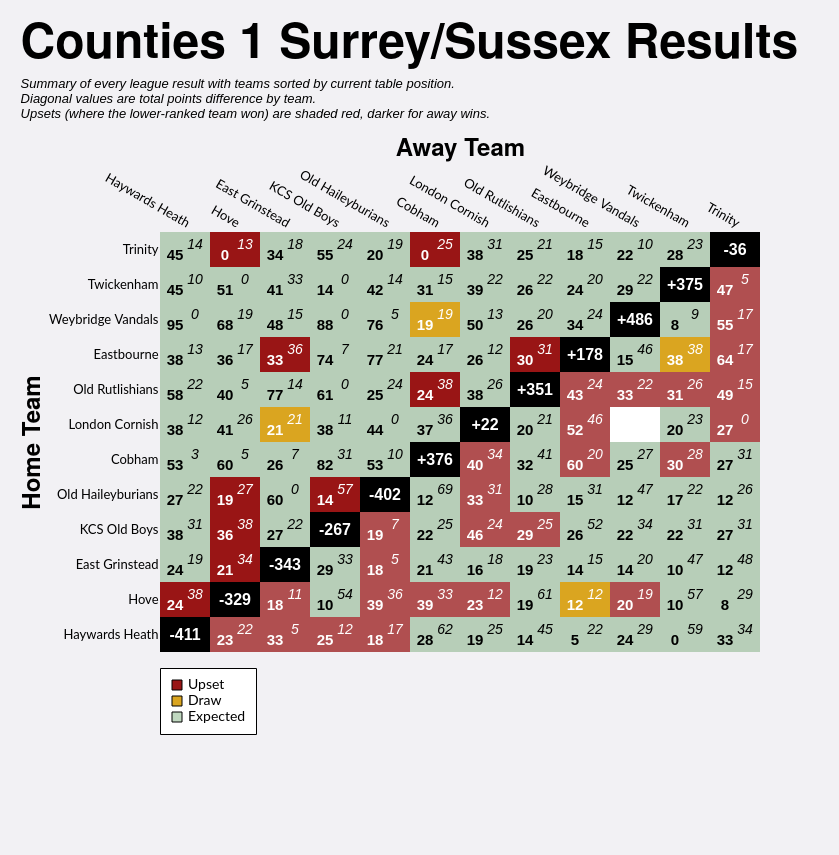

Vega-Lite specification stored for this chart:
### Vega-Lite specification from a JSON file in a GitHub repository (floating-point values rounded to 4 significant figures; data arrays with more than 128 entries replaced by an {"elided": "..."} marker saying what was removed)
{"config": {"axis": {"labelFont": "Lato, sans-serif", "titleFont": "PT Sans Narrow, Helvetica Neue, Helvetica, Arial, sans-serif", "labelFontSize": 13, "titleFontSize": 24, "gridColor": "#202947", "gridOpacity": 0.2}, "header": {"labelFont": "PT Sans Narrow, Helvetica Neue, Helvetica, Arial, sans-serif", "titleFont": "PT Sans Narrow, Helvetica Neue, Helvetica, Arial, sans-serif", "labelFontSize": 24, "titleFontSize": 28, "labelFontWeight": "bold", "orient": "left"}, "legend": {"labelFont": "Lato, sans-serif", "titleFont": "PT Sans Narrow, Helvetica Neue, Helvetica, Arial, sans-serif", "labelFontSize": 14, "titleFontSize": 16, "titlePadding": 5, "fillColor": "white", "strokeColor": "black", "padding": 10, "titleFontWeight": "lighter", "titleFontStyle": "italic", "titleColor": "gray", "offset": 10}, "title": {"font": "PT Sans Narrow, Helvetica Neue, Helvetica, Arial, sans-serif", "fontSize": 48, "fontWeight": "bold", "anchor": "start", "align": "center", "titlePadding": 20, "subtitlePadding": 10, "subtitleFontSize": 13, "subtitleColor": "", "subtitleFontStyle": "italic", "offset": 15, "color": "black"}, "axisX": {"labelAngle": 0}, "facet": {"title": null, "header": null, "align": {"row": "each", "column": "each"}}, "resolve": {"scale": {"y": "independent", "facet": "independent"}}, "background": "#f2f1f4", "view": {"stroke": null}}, "layer": [{"data": {"name": "data-6e97d757c83c8ef4e184aba4faeab8c2"}, "mark": {"type": "rect"}, "encoding": {"color": {"field": "unexpected_result", "legend": {"columns": 1, "direction": "horizontal", "labelExpr": "datum.value === 'Upset (Away Win)' ? 'Upset' : datum.value", "labelLimit": 220, "offset": 16, "orient": "bottom", "symbolStrokeColor": "black", "symbolStrokeWidth": 1, "values": ["Upset (Away Win)", "Draw", "Expected"]}, "scale": {"domain": ["Expected", "Upset (Home Win)", "Upset (Away Win)", "Draw", "To be played", "N/A"], "range": ["#146f1444", "#991515bb", "#991515", "goldenrod", "white", "black"]}, "title": null, "type": "nominal"}, "opacity": {"condition": {"test": "datum.home_team == param_17['home_team'] || datum.away_team == param_17['home_team'] || !isValid(param_17['home_team'])", "value": 1.0}, "value": 0.1}, "tooltip": [{"field": "home_team", "title": "Home", "type": "nominal"}, {"field": "away_team", "title": "Away", "type": "nominal"}, {"field": "home_score_text", "title": "Home Score", "type": "nominal"}, {"field": "away_score_text", "title": "Away Score", "type": "nominal"}, {"field": "result", "title": "Result", "type": "nominal"}, {"field": "unexpected_result", "title": "Unexpectedness", "type": "nominal"}, {"field": "date", "format": "%d %b %Y", "title": "Date", "type": "temporal"}], "x": {"axis": {"domain": false, "grid": false, "labelAngle": 30, "orient": "top", "ticks": false}, "field": "away_team", "sort": ["Haywards Heath", "Hove", "East Grinstead", "KCS Old Boys", "Old Haileyburians", "Cobham", "London Cornish", "Old Rutlishians", "Eastbourne", "Weybridge Vandals", "Twickenham", "Trinity"], "title": "Away Team", "type": "nominal"}, "y": {"axis": {"domain": false, "grid": false, "ticks": false}, "field": "home_team", "sort": ["Trinity", "Twickenham", "Weybridge Vandals", "Eastbourne", "Old Rutlishians", "London Cornish", "Cobham", "Old Haileyburians", "KCS Old Boys", "East Grinstead", "Hove", "Haywards Heath"], "title": "Home Team", "type": "nominal"}}, "name": "view_12"}, {"data": {"name": "data-6e97d757c83c8ef4e184aba4faeab8c2"}, "mark": {"type": "text", "fontStyle": "italic", "size": 14, "xOffset": 10, "yOffset": -5}, "encoding": {"color": {"condition": {"test": "(datum.home_team == param_17['home_team'] || datum.away_team == param_17['home_team'] || !isValid(param_17['home_team'])) && datum.unexpected_result == 'Expected'", "value": "black"}, "value": "white"}, "text": {"field": "away_score_text", "type": "nominal"}, "x": {"field": "away_team", "sort": ["Haywards Heath", "Hove", "East Grinstead", "KCS Old Boys", "Old Haileyburians", "Cobham", "London Cornish", "Old Rutlishians", "Eastbourne", "Weybridge Vandals", "Twickenham", "Trinity"], "type": "nominal"}, "y": {"field": "home_team", "sort": ["Trinity", "Twickenham", "Weybridge Vandals", "Eastbourne", "Old Rutlishians", "London Cornish", "Cobham", "Old Haileyburians", "KCS Old Boys", "East Grinstead", "Hove", "Haywards Heath"], "type": "nominal"}}, "transform": [{"filter": "datum.away_score_text != '' && datum.away_score_text != 'WO'"}]}, {"data": {"name": "data-6e97d757c83c8ef4e184aba4faeab8c2"}, "mark": {"type": "text", "size": 12, "xOffset": 10, "yOffset": -5}, "encoding": {"color": {"condition": {"test": "(datum.home_team == param_17['home_team'] || datum.away_team == param_17['home_team'] || !isValid(param_17['home_team'])) && datum.unexpected_result == 'Expected'", "value": "black"}, "value": "white"}, "text": {"field": "away_score_text", "type": "nominal"}, "x": {"field": "away_team", "sort": ["Haywards Heath", "Hove", "East Grinstead", "KCS Old Boys", "Old Haileyburians", "Cobham", "London Cornish", "Old Rutlishians", "Eastbourne", "Weybridge Vandals", "Twickenham", "Trinity"], "type": "nominal"}, "y": {"field": "home_team", "sort": ["Trinity", "Twickenham", "Weybridge Vandals", "Eastbourne", "Old Rutlishians", "London Cornish", "Cobham", "Old Haileyburians", "KCS Old Boys", "East Grinstead", "Hove", "Haywards Heath"], "type": "nominal"}}, "transform": [{"filter": "datum.away_score_text == 'WO'"}]}, {"data": {"name": "data-6e97d757c83c8ef4e184aba4faeab8c2"}, "mark": {"type": "text", "fontWeight": "bold", "size": 15, "xOffset": -10, "yOffset": 5}, "encoding": {"color": {"condition": {"test": "(datum.home_team == param_17['home_team'] || datum.away_team == param_17['home_team'] || !isValid(param_17['home_team'])) && datum.unexpected_result == 'Expected'", "value": "black"}, "value": "white"}, "text": {"field": "home_score_text", "type": "nominal"}, "x": {"field": "away_team", "sort": ["Haywards Heath", "Hove", "East Grinstead", "KCS Old Boys", "Old Haileyburians", "Cobham", "London Cornish", "Old Rutlishians", "Eastbourne", "Weybridge Vandals", "Twickenham", "Trinity"], "type": "nominal"}, "y": {"field": "home_team", "sort": ["Trinity", "Twickenham", "Weybridge Vandals", "Eastbourne", "Old Rutlishians", "London Cornish", "Cobham", "Old Haileyburians", "KCS Old Boys", "East Grinstead", "Hove", "Haywards Heath"], "type": "nominal"}}, "transform": [{"filter": "datum.home_score_text != '' && datum.home_score_text != 'WO'"}]}, {"data": {"name": "data-6e97d757c83c8ef4e184aba4faeab8c2"}, "mark": {"type": "text", "size": 12, "xOffset": -10, "yOffset": 5}, "encoding": {"color": {"condition": {"test": "(datum.home_team == param_17['home_team'] || datum.away_team == param_17['home_team'] || !isValid(param_17['home_team'])) && datum.unexpected_result == 'Expected'", "value": "black"}, "value": "white"}, "text": {"field": "home_score_text", "type": "nominal"}, "x": {"field": "away_team", "sort": ["Haywards Heath", "Hove", "East Grinstead", "KCS Old Boys", "Old Haileyburians", "Cobham", "London Cornish", "Old Rutlishians", "Eastbourne", "Weybridge Vandals", "Twickenham", "Trinity"], "type": "nominal"}, "y": {"field": "home_team", "sort": ["Trinity", "Twickenham", "Weybridge Vandals", "Eastbourne", "Old Rutlishians", "London Cornish", "Cobham", "Old Haileyburians", "KCS Old Boys", "East Grinstead", "Hove", "Haywards Heath"], "type": "nominal"}}, "transform": [{"filter": "datum.home_score_text == 'WO'"}]}, {"data": {"name": "data-298f032328f06be4a9a118fb6a8ecd0a"}, "mark": {"type": "text", "color": "white", "fontWeight": "bold", "size": 16}, "encoding": {"text": {"field": "display_text", "type": "nominal"}, "tooltip": [{"field": "home_team", "title": "Team", "type": "nominal"}, {"field": "display_text", "title": "Points Difference", "type": "nominal"}], "x": {"field": "away_team", "sort": ["Haywards Heath", "Hove", "East Grinstead", "KCS Old Boys", "Old Haileyburians", "Cobham", "London Cornish", "Old Rutlishians", "Eastbourne", "Weybridge Vandals", "Twickenham", "Trinity"], "type": "nominal"}, "y": {"field": "home_team", "sort": ["Trinity", "Twickenham", "Weybridge Vandals", "Eastbourne", "Old Rutlishians", "London Cornish", "Cobham", "Old Haileyburians", "KCS Old Boys", "East Grinstead", "Hove", "Haywards Heath"], "type": "nominal"}}}], "height": {"step": 35}, "padding": {"left": 20, "top": 20, "right": 40, "bottom": 120}, "params": [{"name": "param_17", "select": {"type": "point", "clear": "dblclick", "fields": ["home_team"], "on": "click"}, "value": null, "views": ["view_12"]}], "title": {"text": "Counties 1 Surrey/Sussex Results", "subtitle": ["Summary of every league result with teams sorted by current table position.", "Diagonal values are total points difference by team.", "Upsets (where the lower-ranked team won) are shaded red, darker for away wins."]}, "width": {"step": 50}, "$schema": "https://vega.github.io/schema/vega-lite/v5.20.1.json", "datasets": {"data-6e97d757c83c8ef4e184aba4faeab8c2": {"elided": "144 records"}, "data-298f032328f06be4a9a118fb6a8ecd0a": [{"home_team": "Cobham", "away_team": "Cobham", "match_id": null, "date": "", "home_score": null, "away_score": null, "home_walkover": null, "away_walkover": null, "result": "N/A", "home_score_text": "", "away_score_text": "", "wo_result": "", "score_text": "", "display_text": "+376", "is_diagonal": true, "result_simple": "N/A", "unexpected_result": "N/A", "unexpected_opacity": 1.0}, {"home_team": "East Grinstead", "away_team": "East Grinstead", "match_id": null, "date": "", "home_score": null, "away_score": null, "home_walkover": null, "away_walkover": null, "result": "N/A", "home_score_text": "", "away_score_text": "", "wo_result": "", "score_text": "", "display_text": "-343", "is_diagonal": true, "result_simple": "N/A", "unexpected_result": "N/A", "unexpected_opacity": 1.0}, {"home_team": "Eastbourne", "away_team": "Eastbourne", "match_id": null, "date": "", "home_score": null, "away_score": null, "home_walkover": null, "away_walkover": null, "result": "N/A", "home_score_text": "", "away_score_text": "", "wo_result": "", "score_text": "", "display_text": "+178", "is_diagonal": true, "result_simple": "N/A", "unexpected_result": "N/A", "unexpected_opacity": 1.0}, {"home_team": "Haywards Heath", "away_team": "Haywards Heath", "match_id": null, "date": "", "home_score": null, "away_score": null, "home_walkover": null, "away_walkover": null, "result": "N/A", "home_score_text": "", "away_score_text": "", "wo_result": "", "score_text": "", "display_text": "-411", "is_diagonal": true, "result_simple": "N/A", "unexpected_result": "N/A", "unexpected_opacity": 1.0}, {"home_team": "Hove", "away_team": "Hove", "match_id": null, "date": "", "home_score": null, "away_score": null, "home_walkover": null, "away_walkover": null, "result": "N/A", "home_score_text": "", "away_score_text": "", "wo_result": "", "score_text": "", "display_text": "-329", "is_diagonal": true, "result_simple": "N/A", "unexpected_result": "N/A", "unexpected_opacity": 1.0}, {"home_team": "KCS Old Boys", "away_team": "KCS Old Boys", "match_id": null, "date": "", "home_score": null, "away_score": null, "home_walkover": null, "away_walkover": null, "result": "N/A", "home_score_text": "", "away_score_text": "", "wo_result": "", "score_text": "", "display_text": "-267", "is_diagonal": true, "result_simple": "N/A", "unexpected_result": "N/A", "unexpected_opacity": 1.0}, {"home_team": "London Cornish", "away_team": "London Cornish", "match_id": null, "date": "", "home_score": null, "away_score": null, "home_walkover": null, "away_walkover": null, "result": "N/A", "home_score_text": "", "away_score_text": "", "wo_result": "", "score_text": "", "display_text": "+22", "is_diagonal": true, "result_simple": "N/A", "unexpected_result": "N/A", "unexpected_opacity": 1.0}, {"home_team": "Old Haileyburians", "away_team": "Old Haileyburians", "match_id": null, "date": "", "home_score": null, "away_score": null, "home_walkover": null, "away_walkover": null, "result": "N/A", "home_score_text": "", "away_score_text": "", "wo_result": "", "score_text": "", "display_text": "-402", "is_diagonal": true, "result_simple": "N/A", "unexpected_result": "N/A", "unexpected_opacity": 1.0}, {"home_team": "Old Rutlishians", "away_team": "Old Rutlishians", "match_id": null, "date": "", "home_score": null, "away_score": null, "home_walkover": null, "away_walkover": null, "result": "N/A", "home_score_text": "", "away_score_text": "", "wo_result": "", "score_text": "", "display_text": "+351", "is_diagonal": true, "result_simple": "N/A", "unexpected_result": "N/A", "unexpected_opacity": 1.0}, {"home_team": "Trinity", "away_team": "Trinity", "match_id": null, "date": "", "home_score": null, "away_score": null, "home_walkover": null, "away_walkover": null, "result": "N/A", "home_score_text": "", "away_score_text": "", "wo_result": "", "score_text": "", "display_text": "-36", "is_diagonal": true, "result_simple": "N/A", "unexpected_result": "N/A", "unexpected_opacity": 1.0}, {"home_team": "Twickenham", "away_team": "Twickenham", "match_id": null, "date": "", "home_score": null, "away_score": null, "home_walkover": null, "away_walkover": null, "result": "N/A", "home_score_text": "", "away_score_text": "", "wo_result": "", "score_text": "", "display_text": "+375", "is_diagonal": true, "result_simple": "N/A", "unexpected_result": "N/A", "unexpected_opacity": 1.0}, {"home_team": "Weybridge Vandals", "away_team": "Weybridge Vandals", "match_id": null, "date": "", "home_score": null, "away_score": null, "home_walkover": null, "away_walkover": null, "result": "N/A", "home_score_text": "", "away_score_text": "", "wo_result": "", "score_text": "", "display_text": "+486", "is_diagonal": true, "result_simple": "N/A", "unexpected_result": "N/A", "unexpected_opacity": 1.0}]}}
